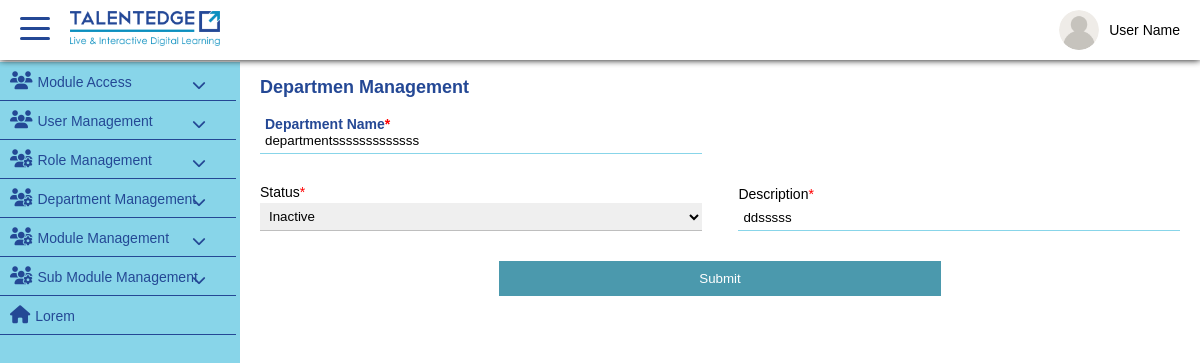
/Department/updateDepartmentForm/1, run on the app's committed database.
### tables this page shows
CREATE TABLE `department` (
  `id` int(10) NOT NULL,
  `name` varchar(50) NOT NULL,
  `description` varchar(50) NOT NULL,
  `status` tinyint(1) NOT NULL,
  `deleted` tinyint(1) NOT NULL,
  `date_entered` datetime NOT NULL DEFAULT CURRENT_TIMESTAMP,
  `date_modified` datetime NOT NULL,
  `modified_user_id` int(10) NOT NULL,
  `created_by` int(10) NOT NULL
);

### application/controllers/Department.php (called while the page is built, shortened)
<?php
class Department extends CI_Controller{
	function __construct()
	{
	$this->load->model('Departmentmgt');
	}
	function updateDepartmentForm(){
		$userId = $this->uri->segment(3);
		$data['departmentList'] = $this->Departmentmgt->getDepartmentsData($userId);
		$this->load->view("updateDepartmentFormIndex",$data);
	}
}
?>

### index.php (called while the page is built, shortened)
<?php
require_once BASEPATH.'core/CodeIgniter.php';

### application/models/Departmentmgt.php (called while the page is built, shortened)
<?php
class Departmentmgt  extends CI_Model{
		public function getDepartmentsData($userId){
			$this->db->where('deleted',0);
			$this->db->where('id',$userId);
			$query=$this->db->get('department');
			return $query->result();
		}
}
?>

### application/views/department/updateDepartmentForm.php (the view, shortened to what this page needs)
<div class="te-container">
	<article class="form-style-1">
	<form name="updateroleform" method="" enctype="multipart/form-data">
    		<h2>Departmen Management</h2>
            <div class="d-flex">
	            <div class="form-group">
	            	<input type="text" id = "name" name="name"  value="<?php echo $departmentList[0]->name ?>"/>
	            	<label class="floating-label">Department Name<span class="required">*</span></label>
	            </div>
	        </div>
            <div class="d-flex">
	            <div class="form-group">
				<label>Status<span class="required">*</span></label>
				<select id="status" name="status" class="field-divided">
	                    <option value="0" <?php if($departmentList[0]->status == 0){?> selected="selected" <?php }?>>Inactive</option>
	                </select>
	            </div>
	            <div class="form-group">
				<label>Description<span class="required">*</span></label>
	            	<input type="text" id = "description" name="description" value="<?php echo $departmentList[0]->description ?>"/>
	            </div>
            </div>
            <div class="form-group cta-submit">
                <input type="button" id ="updaterolebtn" value="Submit" />
            </div>
        </form>
    </article>
</div>

### assets/css/user-upload-style.css (style rules this page uses)
form > .d-flex { align-items: flex-end; }
h2 { font-size: 18px; color: #244895; }
label.floating-label { position: absolute; top: 6px; left: 5px; background: #fff; padding: 0 5px; transition: 0.2s linear; pointer-events: none; }
input:focus ~ label, .shifted ~ label { top: -12px; transition: 0.2s linear; font-weight: bold !important; color: #244895; }
select { width: 100%; }
.form-style-1 { position: relative; padding: 0 20px; }
.form-style-1 label { margin:0 0 3px 0; padding: 0px; display:block; }
.form-style-1 input, textarea, select { box-sizing: border-box; -webkit-box-sizing: border-box; -moz-box-sizing: border-box; border:none; border-bottom:1px solid #BEBEBE; padding: 5px; margin: 0px ; -webkit-transition: all 0.30s ease-in-out; -moz-transition: all 0.30s ease-in-out; -ms-transition: all 0.30s ease-in-out; -o-transition: all 0.30s ease-in-out; outline: none; }
.form-style-1 input, .form-style-1 textarea:focus, .form-style-1 select:focus { border-color: #88D5E9; }
.form-style-1 input[type=submit], .form-style-1 input[type=button] { background: #4B99AD; border: none; color: #fff; }
.form-style-1 .required { color:red; }
.form-group { width: 100%; margin: 15px 0; position: relative; }
form .d-flex { justify-content: space-between; }
.d-flex .form-group { width: 48%; }
.d-flex .form-group select, .d-flex .form-group input { width: 100%; }
.cta-submit { margin: 15px auto; text-align: center; }
.cta-submit input { width: 40%; margin: auto; padding: 10px 5px; }

### assets/css/custom-basic-styles.css (style rules this page uses)
body { margin: 0; font-family: sans-serif; font-size: 14px; }
.d-flex { display: flex; flex-wrap: wrap; justify-content: center; align-items: flex-start; }
.te-container { position: relative; margin: 0; width: 80% !important; left: 10% !important; top: 62px; overflow-y: auto; transition: all 0.4s linear; }

### data on the page
department: name "departmentsssssssssssss", status "Inactive", description "ddsssss"
